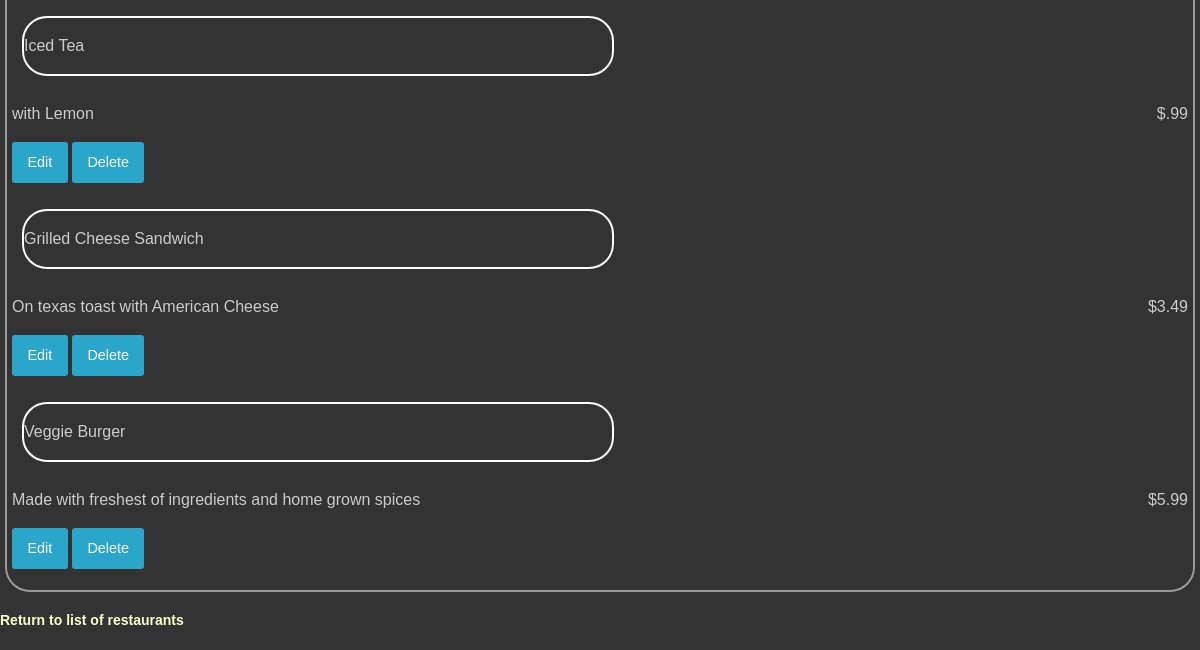
The app's page /restaurants/1/menu (lower part), older data.
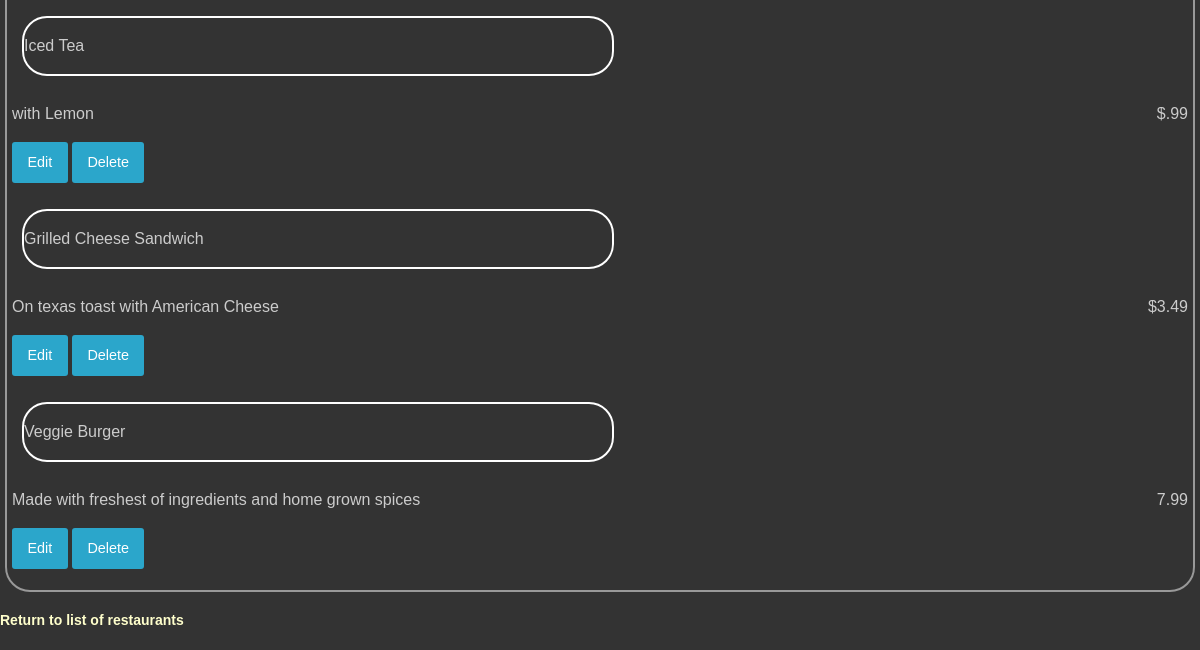
The same page, newer data.
### database_setup.py (models this page shows, shortened)
class MenuItem(Base):
    __tablename__ = 'menu_item'
    name = Column(String(80), nullable=False)
    id = Column(Integer, primary_key=True)
    description = Column(String(250))
    price = Column(String(8))
    course = Column(String(250))
    restaurant_id = Column(Integer, ForeignKey('restaurant.id'))
    restaurant = relationship(Restaurant)

### restaurantsProject.py (the view)
@app.route('/restaurants/<int:restaurant_id>/menu')
def restaurantMenu(restaurant_id):
    restaurant = session.query(Restaurant).filter_by(id=restaurant_id).one()
    items = session.query(MenuItem).filter_by(restaurant_id=restaurant_id)
    return render_template(
        'menu.html', restaurant=restaurant, items=items, restaurant_id=restaurant_id)

### templates/menu.html (shortened to what this page needs)
<html>
<head>
    <link rel=stylesheet type=text/css href="{{ url_for('static', filename='styles.css') }}">
</head>
<body>
    <div class='pane'>
        {% for i in items %}
        <div class='nameAndPrice'>
            <span class='name'>
                <p>{{i.name}}</p>
            </span>
            <span class='price'>
                <p>{{i.price}} </p>
            </span>
        </div>
        <div class='description'>
            <p>{{i.description}}</p>
        </div>
        <div class="editdeletepane">
            <a href="{{url_for('editMenuItem',restaurant_id = restaurant.id, menu_id=i.id)}}"class="button">Edit</a>
            <a href="{{url_for('deleteMenuItem', restaurant_id = restaurant.id, menu_id=i.id)}}" class="button">Delete</a>
        </div>
        {% endfor %}
    </div>
</body>
<footer>
    <h3><a href="{{url_for('restaurantsIndex')}}"> Return to list of restaurants </a></h3>
</footer>
</html>

Row changes from the older to the newer data that the page shows:
changed MenuItem "Veggie Burger": price "$5.99" → "7.99"
